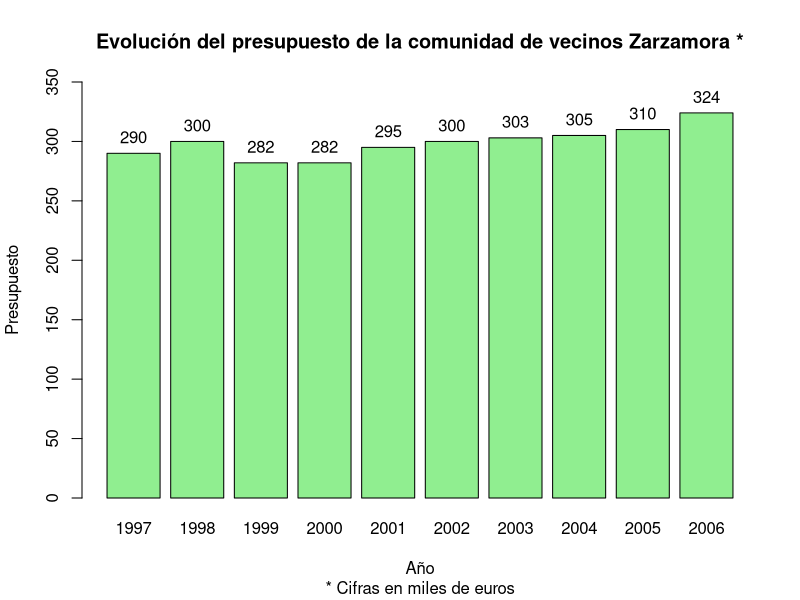

R code for this plot:
presupuesto <- c(290, 300, 282, 282, 295, 300, 303, 305, 310, 324)
año <- c(1997, 1998, 1999, 2000, 2001, 2002, 2003, 2004, 2005, 2006)
BarVecino <-barplot(height=presupuesto, beside=T, main="Evolución del presupuesto de la comunidad de vecinos Zarzamora *", sub="* Cifras en miles de euros", col="lightgreen", ylab="Presupuesto", xlab="Año", names.arg = año, ylim=c(0,350))
text(cex=1, x=BarVecino, y=presupuesto,label=format(presupuesto),po=3)
